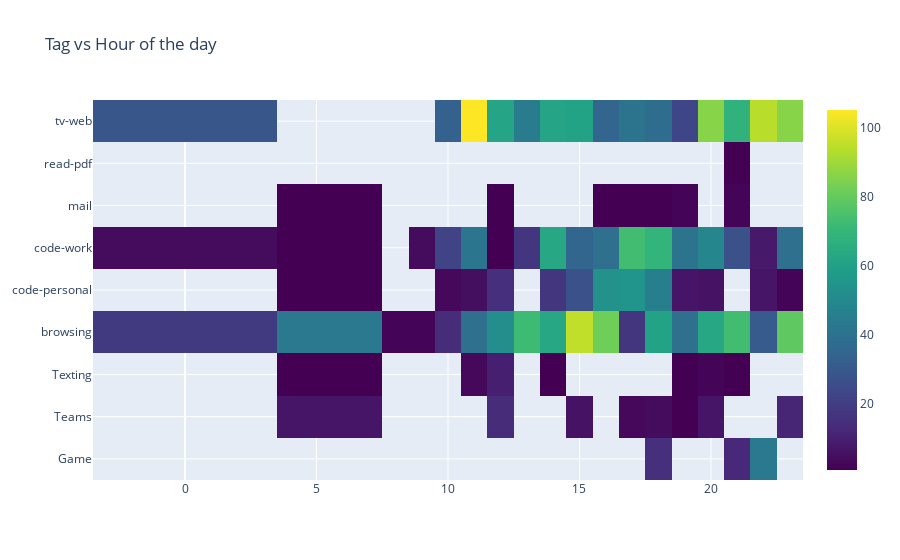

Source (notebook cell):
### Code cell
# lets do a heatmap for a Tag vs Hour of the day
# get the hour of the day from the 'Minute' col
df['Hour of the day'] = df['Minute'].dt.hour
# group by Tag and Hour of the day
df_ = df.groupby(['Tag', 'Hour of the day']).count().reset_index()
print(df_)
# pivot the table
df_ = df_.pivot(index='Tag', columns='Hour of the day', values='Percentage')

# plot the heatmap horizontally
fig = go.Figure(data=go.Heatmap(
                        z=df_.values,
                        x=df_.columns,
                        y=df_.index,
                        colorscale='viridis'))
#title
fig.update_layout(title_text='Tag vs Hour of the day') 



# plot
fig.show()

### Figure 1 — Plotly figure (JSON) as saved in the notebook; plotly's stock layout.template omitted (floating-point values rounded to 4 significant figures; data arrays with more than 128 entries replaced by an {"elided": "..."} marker saying what was removed)
{"data": [{"colorscale": [[0, "#440154"], [0.1111, "#482878"], [0.2222, "#3e4989"], [0.3333, "#31688e"], [0.4444, "#26828e"], [0.5556, "#1f9e89"], [0.6667, "#35b779"], [0.7778, "#6ece58"], [0.8889, "#b5de2b"], [1, "#fde725"]], "type": "heatmap", "x": [0, 7, 8, 9, 10, 11, 12, 13, 14, 15, 16, 17, 18, 19, 20, 21, 22, 23], "y": ["Game", "Teams", "Texting", "browsing", "code-personal", "code-work", "mail", "read-pdf", "tv-web"], "z": {"elided": "9x18 int values"}}], "layout": {"title": {"text": "Tag vs Hour of the day"}}}
